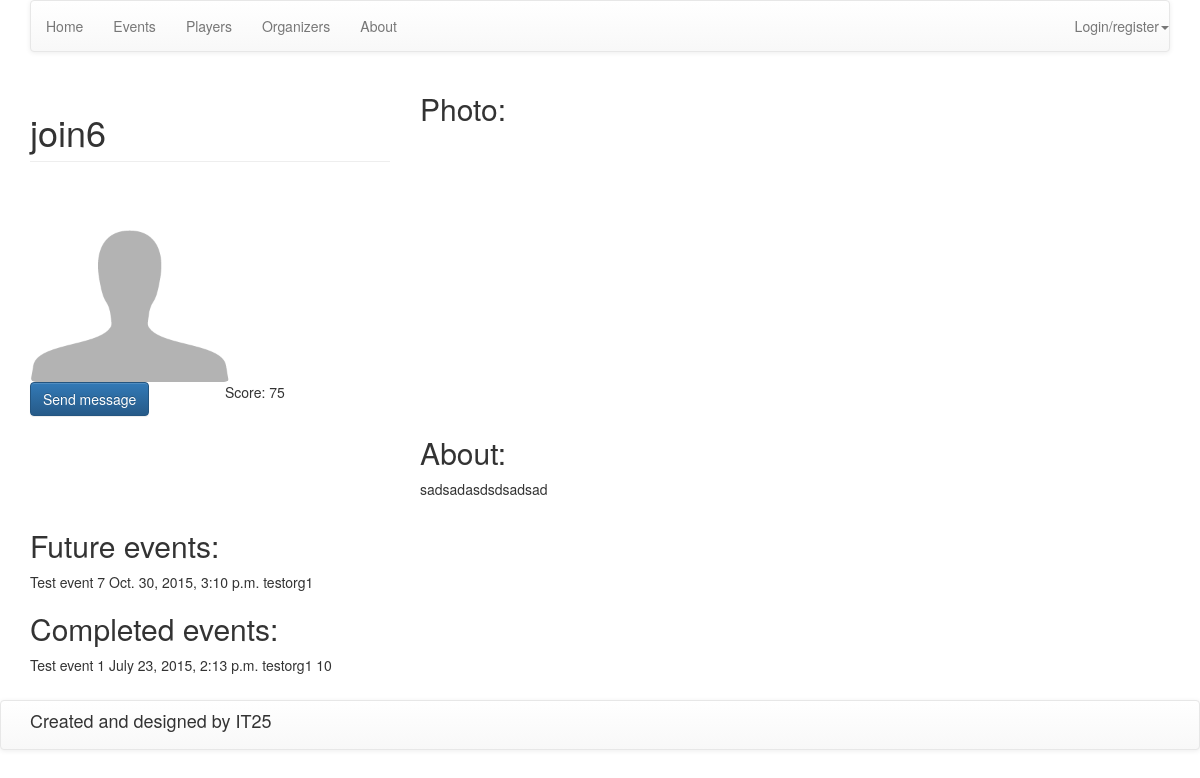
The page /player/13/ on the database as committed earlier.
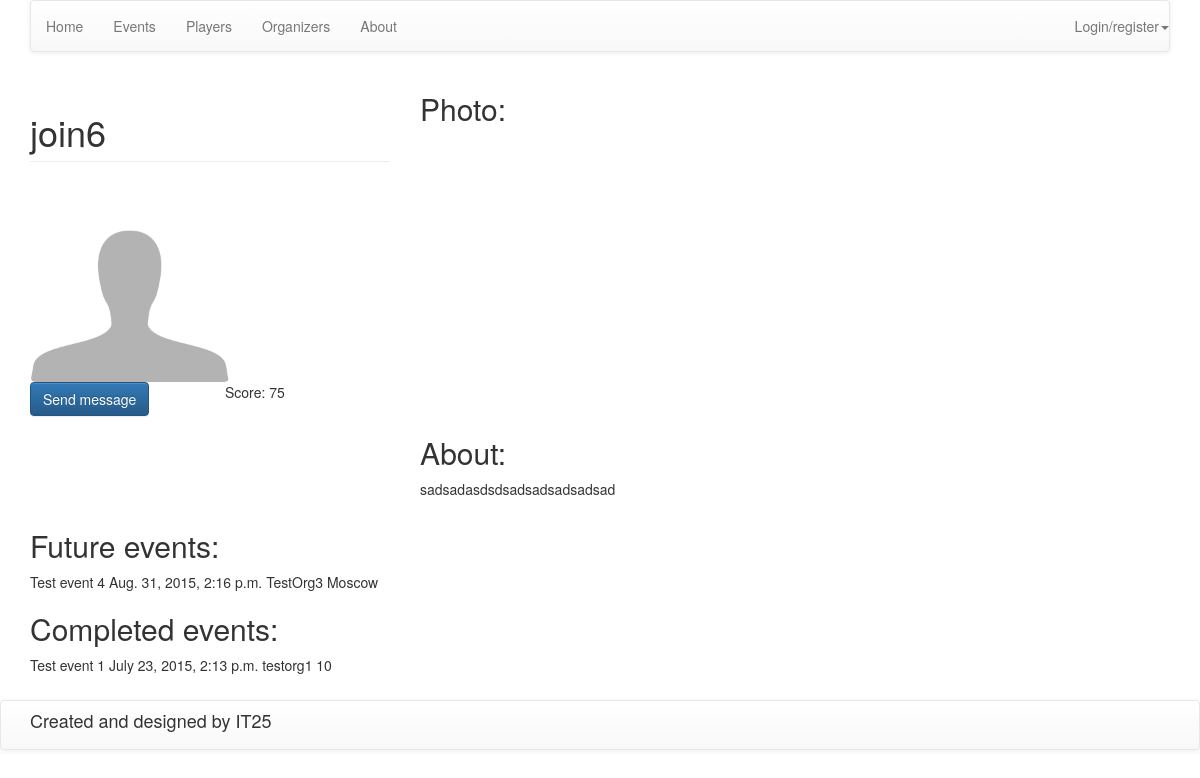
The same page on the database as committed later.
### web/models.py (models this page shows, shortened)
class Players(models.Model):
    SEX = (
        (0, 'MALE'),
        (1, 'FEMALE'),
        (2, 'NOT DEFINED')
    )
    user = models.OneToOneField(User)
    description = models.TextField(verbose_name="Description", null=True, blank=True)
    sex = models.IntegerField(choices=SEX, default=2, verbose_name="Sex")
    date_of_birth = models.DateField(null=True, blank=True, verbose_name="Date of birth")
    points = models.IntegerField(default=0, verbose_name="Points")
    rating = models.IntegerField(default=0, verbose_name="Place (rating)")
    show_personal_info = models.BooleanField(default=False, verbose_name="Show personal info")
    def get_future_events(self):
        today = datetime.date.today()
        events = []
        all_events = Events.objects.filter(start_date__gte=today).order_by('start_date')
        user_teams = Teams.objects.filter(players=self.user)
        for event in all_events:
            if self.user in event.registered_players.all():
                events.append(event)
            for team in user_teams:
                if team in event.registered_teams.all():
                    events.append(event)
        return events
    def get_last_events(self):
        today = datetime.date.today()
        events = []
        all_events = Events.objects.filter(start_date__lt=today).filter(completed=True).order_by('start_date')
        user_teams = Teams.objects.filter(players=self.user)
        for event in all_events:
            if self.user in event.registered_players.all():
                events.append(event)
            for team in user_teams:
                if team in event.registered_teams.all():
                    events.append(event)
        return events
    class Meta:
        verbose_name = "Player"
        verbose_name_plural = "Players"

class Events(models.Model):
    title = models.TextField(verbose_name="Title")
    description = models.TextField(verbose_name="Description")
    map_link = models.TextField(verbose_name="Link to map", null=True, blank=True)
    place = models.ForeignKey(EventsPlaces, verbose_name="Place", null=True, blank=True)
    is_team = models.BooleanField(default=False, verbose_name="Team only")
    price = models.FloatField(verbose_name="Price", default=0.0)
    max_players = models.IntegerField(verbose_name="Limit players", null=True, blank=True)
    start_date = models.DateTimeField(verbose_name="Start date")
    end_date = models.DateTimeField(verbose_name="End date")
    registered_players = models.ManyToManyField(User, verbose_name="Registered users", related_name="regitered_players",
                                                blank=True)
    registered_teams = models.ManyToManyField(Teams, verbose_name="Registered teams", blank=True)
    organizer = models.ForeignKey(User, verbose_name="Organizer", related_name="organizer")
    completed = models.BooleanField(default=False, verbose_name="Finished")
    duration = DurationField(verbose_name="Duration", null=True, blank=True)
    image = models.ImageField(upload_to='images', blank=True, null=True, verbose_name="Image")
    started = models.BooleanField(verbose_name="Started", default=False)
    def image_tag(self):
        return u'<img src="%s" height=75 width=75 />' % (self.image.url)
    image_tag.short_description = "Current image"
    image_tag.allow_tags = True
    class Meta:
        verbose_name = "Event"
        verbose_name_plural = "Events"
        ordering = ('start_date',)

class EventStatistics(models.Model):
    event = models.ForeignKey(Events, verbose_name="Event")
    team = models.OneToOneField(Teams, verbose_name="Team", null=True, blank=True)
    player = models.OneToOneField(User, verbose_name="Player", null=True, blank=True)
    score = models.IntegerField(verbose_name="Score", null=True, blank=True)
    time = DurationField(verbose_name="Executed time", null=True, blank=True)
    class Meta:
        verbose_name = "Event statistic"
        verbose_name_plural = "Events statistics"
        ordering = ('time',)

class EventsPlaces(models.Model):
    country = models.CharField(max_length=255, null=True, blank=True, verbose_name="Country")
    city = models.CharField(max_length=255, null=True, blank=True, verbose_name="City")
    street = models.TextField(verbose_name="Street", null=True, blank=True)
    lat = models.FloatField(verbose_name="Latitude", null=True, blank=True)
    lon = models.FloatField(verbose_name="Longtitude", null=True, blank=True)
    map_link = models.TextField(verbose_name="Link to map", null=True, blank=True)
    class Meta:
        verbose_name = "Event and task place"
        verbose_name_plural = "Event and task places"

### web/views.py (the view)
# urls.py: url(r'^player/(?P<pk>\d+)/$', PlayerView.as_view(), name='player'),
class PlayerView(DetailView):
    model = Players
    template_name = 'player.html'

### web/templatetags/tags.py (called while the page is built)
@register.filter()
def get_score_for_event_by_user(username, event):
    user = User.objects.get(username=username)
    player = Players.objects.get(user=user)
    stat = EventStatistics.objects.filter(event=event).get(player=user)
    return stat.score

### templates/player.html (shortened to what this page needs)
{% extends 'base.html' %}
{% load staticfiles %}
{% load tags %}
{% block content %}
    <div class="container">
        <div class="row">
            <div class="col-xs-4">
                <h1 class="page-header">{{ object.user.username }}</h1>
                {% if object.user.questsusers.image.url != None %}
                    <img src="{{ object.user.questsusers.image.url }}" class="img-responsive img-rounded index_avatar">
                {% else %}
                    <img src="{% static 'images/default-user-avatar.png' %}" class="img-responsive img-rounded index_avatar">
                {% endif %}
            </div>
            <div class="col-xs-8">
                <h2>Photo:</h2>
            </div>
        </div>
        <div class="row">
            <div class="col-xs-2">
                <a href="#" class="btn btn-primary">Send message</a>
            </div>
            <div class="col-xs-2">
                <p>Score: {{ object.points }}</p>
            </div>
        </div>
        <div class="row">
            <div class="col-xs-4">
            </div>
            <div class="col-xs-8">
                <h2>About:</h2>
                <p>{{ object.description }}</p>
            </div>
        </div>
        <div class="row">
            <div class="col-xs-12">
                <h2>Future events:</h2>
                {% for event in object.get_future_events %}
                    <p class="text_on_1_line">{{ event.title }}</p>
                    <p class="text_on_1_line">{{ event.start_date }}</p>
                    <p class="text_on_1_line">{{ event.organizer }}</p>
                    <p class="text_on_1_line">{{ event.place.city }}</p>
                {% endfor %}
            </div>
        </div>
        <div class="row">
            <div class="col-xs-12">
                <h2>Completed events:</h2>
                {% for event in object.get_last_events %}
                    <p class="text_on_1_line">{{ event.title }}</p>
                    <p class="text_on_1_line">{{ event.end_date }}</p>
                    <p class="text_on_1_line">{{ event.organizer }}</p>
                    <p class="text_on_1_line">{{ object.user.username|get_score_for_event_by_user:event }}</p>
                {% endfor %}
            </div>
        </div>
    </div>
{% endblock %}

Rows that differ between the two databases and show on the page:
no longer on this page (row unchanged): Events: title "Test event 7", start_date "Oct. 30, 2015, 3:10 p.m.", organizer "testorg1", shown under "Future events:"
changed Players "join6": description "sadsadasdsdsadsad" → "sadsadasdsdsadsadsadsadsad"
now on this page (row unchanged): Events: title "Test event 4", start_date "Aug. 31, 2015, 2:16 p.m.", organizer "TestOrg3", place.city "Moscow", shown under "Future events:"
